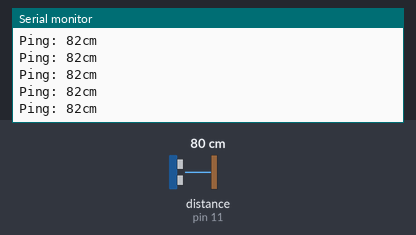
This sketch was run on a simulated Arduino Uno, built with avr-gcc and run on an emulated ATmega328P. Shown: the last lines printed to the serial monitor. Wiring (inferred from the names in the program): ultrasonic range finder: trigger pin 12; echo pin 11. Inputs (shaded band) come from the test bench; at power-on: distance to the obstacle (sensor on pin 11) 80 cm. The echo pulse lasts 58.3 µs per cm.

Above: at 1.2 s.
1.3 s: distance to the obstacle (sensor on pin 11) set to 2 cm
At 1.33 s:
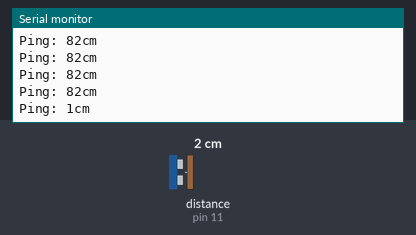
2.8 s: distance to the obstacle (sensor on pin 11) set to 18 cm
At 2.81 s:
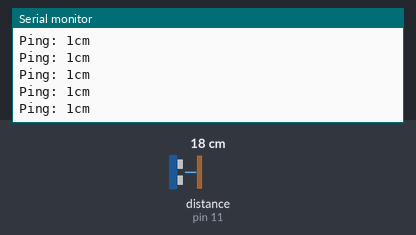
Timing chart, 0 to 5.8 s (numbered marks = the images above; inputs shaded):
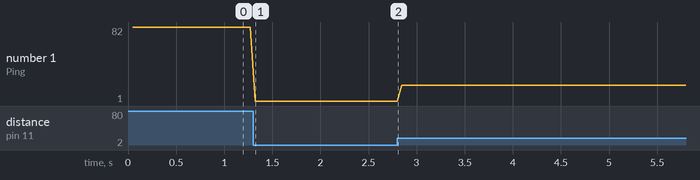

The sketch:

7_ultrasonic.ino
```cpp
#include "Ultrasonic.h"

const int TRIGGER_PIN = 12;
const int ECHO_PIN = 11;
const unsigned MAX_DISTANCE = 200;

Ultrasonic sonar(TRIGGER_PIN, ECHO_PIN, MAX_DISTANCE);

void setup() {
  Serial.begin(115200);
  sonar.init();
}

void loop() {
  delay(50);
  Serial.print("Ping: ");
  Serial.print(sonar.ping());
  Serial.println("cm");
}
```

Measured:
- after the input at 1.3 s, the serial monitor: prints a new line at once (image 1)
- plotted number 1: 82 → 1 after the input at 1.3 s, 1 → 18 after the input at 2.8 s
